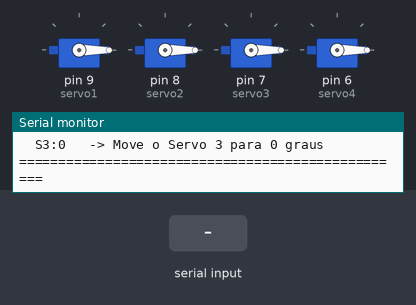
Bench run of a sketch on a simulated Arduino Uno, built with avr-gcc and run on an emulated ATmega328P. On the bench: 4 × servo, the last lines printed to the serial monitor. Inputs (shaded band) come from the test bench.

Above: at 1.5 s.
1.6 s: "s1:90\n" received over Serial
At 2.7 s:
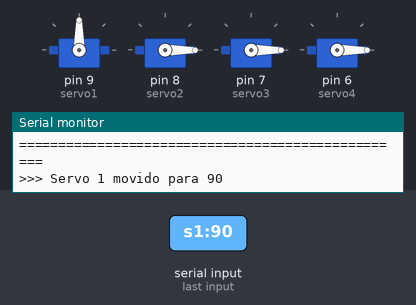
3.1 s: "S1:180\n" received over Serial
At 3.9 s:
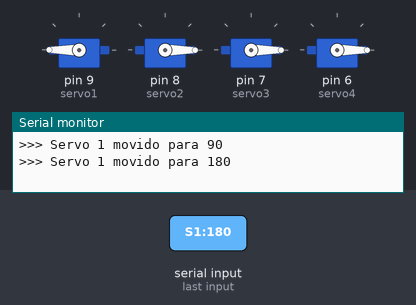
Timing chart, 0 to 6.1 s (numbered marks = the images above; inputs shaded):
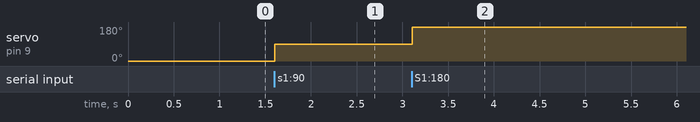

The sketch:

teste_servos_serial.ino
```cpp
#include <Servo.h>

// Instanciando os objetos Servo
Servo servo1;
Servo servo2;
Servo servo3;
Servo servo4;

void setup() {
  // Inicializa a comunicação serial com o PC via cabo USB
  Serial.begin(9600);

  // Configurando os pinos dos servos
  servo1.attach(9);
  servo2.attach(8);
  servo3.attach(7);
  servo4.attach(6);

  // Inicializa na posição 0 graus
  servo1.write(0);
  servo2.write(0);
  servo3.write(0);
  servo4.write(0);

  Serial.println("==================================================");
  Serial.println("     Teste de Servos - Controle pelo Monitor");
  Serial.println("==================================================");
  Serial.println("Formato do comando: S<numero_servo>:<angulo>");
  Serial.println("Exemplos: ");
  Serial.println("  S1:90  -> Move o Servo 1 para 90 graus");
  Serial.println("  S2:180 -> Move o Servo 2 para 180 graus");
  Serial.println("  S3:0   -> Move o Servo 3 para 0 graus");
  Serial.println("==================================================");
}

void loop() {
  // Verifica se o usuário enviou algum dado pelo Monitor Serial
  if (Serial.available()) {
    String comando = Serial.readStringUntil('\n');
    comando.trim(); // Remove espaços extras e quebra de linha
    comando.toUpperCase(); // Padroniza para maiúsculo (permite aceitar 's1:90')

    if (comando.length() > 0) {
      // Verifica o formato esperado, ex: "S1:180"
      if (comando.startsWith("S") && comando.indexOf(':') > 0) {

        // Pega o número do servo (texto entre o 'S' e os dois pontos ':')
        int servoNum = comando.substring(1, comando.indexOf(':')).toInt();

        // Pega o ângulo (texto após os dois pontos ':')
        int angulo = comando.substring(comando.indexOf(':') + 1).toInt();

        // Garante que o ângulo esteja nos limites físicos do servo
        if (angulo >= 0 && angulo <= 180) {
          switch (servoNum) {
            case 1:
              servo1.write(angulo);
              Serial.print(">>> Servo 1 movido para ");
              Serial.println(angulo);
              break;
            case 2:
              servo2.write(angulo);
              Serial.print(">>> Servo 2 movido para ");
              Serial.println(angulo);
              break;
            case 3:
              servo3.write(angulo);
              Serial.print(">>> Servo 3 movido para ");
              Serial.println(angulo);
              break;
            case 4:
              servo4.write(angulo);
              Serial.print(">>> Servo 4 movido para ");
              Serial.println(angulo);
              break;
            default:
              Serial.println("Erro: Servo inválido! Escolha entre S1, S2, S3 ou S4.");
              break;
          }
        } else {
          Serial.println("Erro: Ângulo inválido! Escolha um valor entre 0 e 180.");
        }
      } else {
        Serial.println("Erro: Formato inválido! Tente enviar no formato 'S1:90'.");
      }
    }
  }
}
```

Measured:
- after the input at 1.6 s, servo on pin 9 (servo1): 0° → 90° at once
- after the input at 3.1 s, servo on pin 9 (servo1): 90° → 180° at once
